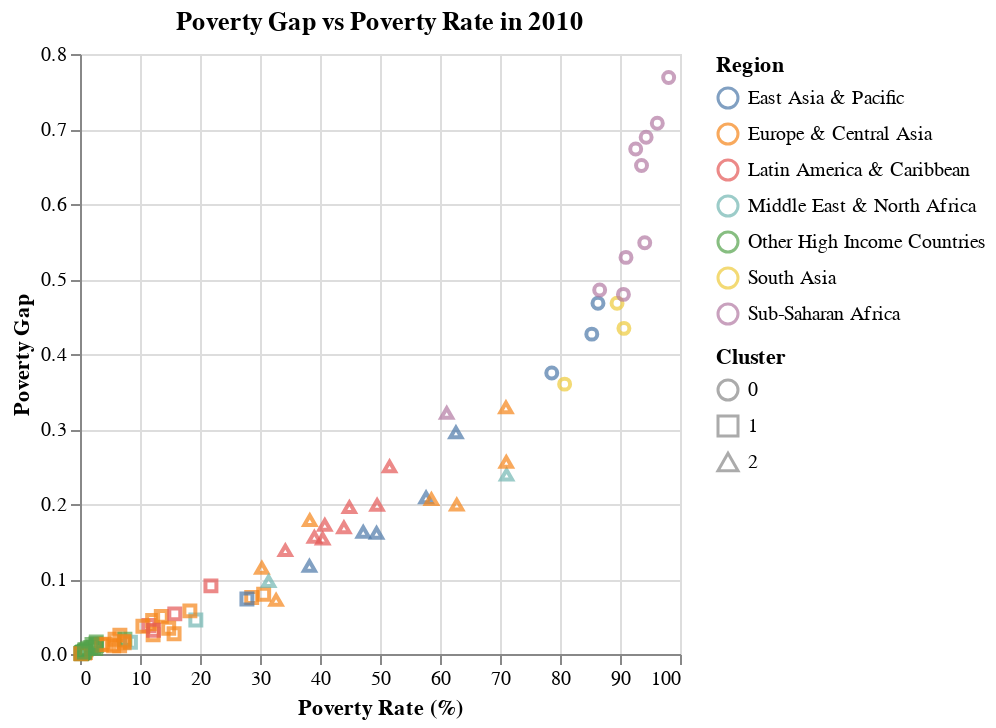

Notebook source saved alongside this figure:
### Code cell
'''Poverty Rates Clustering'''
poverty_rates_data = pd.read_csv('/content/data/poverty_data.csv')
columns = ['country_name', 'reporting_year', 'poverty_line', 'headcount', 'poverty_gap', 'region_name'] #selecting the appropriate columns from the dataset
poverty_rates_data = poverty_rates_data[(poverty_rates_data['reporting_year'] == 2010)] #only using information from the year 2010
poverty_rates_data = poverty_rates_data.filter(items=columns)
poverty_rates_data['poverty_rate_percent'] = poverty_rates_data['headcount'] * 100 #calculating the poverty rate percentage using the headcount column
features = poverty_rates_data[['poverty_gap', 'poverty_rate_percent']]
scaler = StandardScaler()
features_scaled = scaler.fit_transform(features)
kmeans = KMeans(n_clusters=3, random_state=0) #clustering with 3 clusters
clusters = kmeans.fit_predict(features_scaled)

poverty_rates_data['cluster'] = clusters
chart = alt.Chart(poverty_rates_data).mark_point().encode( #creating the graph
    x=alt.X('poverty_rate_percent:Q').title('Poverty Rate (%)'), #the poverty rate percentage is the x axis
    y=alt.Y('poverty_gap:Q').title('Poverty Gap'), #the poverty gap is the y axis
    shape=alt.Shape('cluster:N').title('Cluster'), #make the clusters different shapes
    color=alt.Color('region_name:N').title('Region'), #make the regions different colors
    tooltip=['country_name', 'reporting_year', 'poverty_line', 'poverty_rate_percent']
).properties(
    title='Poverty Gap vs Poverty Rate in 2010' #get the title of the graph
)

chart

### Figure 1 — Vega-Lite specification as saved in the notebook (floating-point values rounded to 4 significant figures)
{"config": {"view": {"continuousWidth": 300, "continuousHeight": 300}}, "data": {"name": "data-2ee8f1857d1e51a590a3ddd3fa0da1ea"}, "mark": {"type": "point"}, "encoding": {"color": {"field": "region_name", "title": "Region", "type": "nominal"}, "shape": {"field": "cluster", "title": "Cluster", "type": "nominal"}, "tooltip": [{"field": "country_name", "type": "nominal"}, {"field": "reporting_year", "type": "quantitative"}, {"field": "poverty_line", "type": "quantitative"}, {"field": "poverty_rate_percent", "type": "quantitative"}], "x": {"field": "poverty_rate_percent", "title": "Poverty Rate (%)", "type": "quantitative"}, "y": {"field": "poverty_gap", "title": "Poverty Gap", "type": "quantitative"}}, "title": "Poverty Gap vs Poverty Rate in 2010", "$schema": "https://vega.github.io/schema/vega-lite/v5.20.1.json", "datasets": {"data-2ee8f1857d1e51a590a3ddd3fa0da1ea": [{"country_name": "Argentina", "reporting_year": 2010, "poverty_line": 6.9, "headcount": 0.1149, "poverty_gap": 0.03801, "region_name": "Latin America & Caribbean", "poverty_rate_percent": 11.49, "cluster": 1}, {"country_name": "Armenia", "reporting_year": 2010, "poverty_line": 6.9, "headcount": 0.6279, "poverty_gap": 0.1989, "region_name": "Europe & Central Asia", "poverty_rate_percent": 62.79, "cluster": 2}, {"country_name": "Australia", "reporting_year": 2010, "poverty_line": 6.9, "headcount": 0.01008, "poverty_gap": 0.005528, "region_name": "Other High Income Countries", "poverty_rate_percent": 1.008, "cluster": 1}, {"country_name": "Austria", "reporting_year": 2010, "poverty_line": 6.9, "headcount": 0.00814, "poverty_gap": 0.005667, "region_name": "Other High Income Countries", "poverty_rate_percent": 0.814, "cluster": 1}, {"country_name": "Belgium", "reporting_year": 2010, "poverty_line": 6.9, "headcount": 0.00469, "poverty_gap": 0.002311, "region_name": "Other High Income Countries", "poverty_rate_percent": 0.469, "cluster": 1}, {"country_name": "Bangladesh", "reporting_year": 2010, "poverty_line": 6.9, "headcount": 0.8951, "poverty_gap": 0.4677, "region_name": "South Asia", "poverty_rate_percent": 89.51, "cluster": 0}, {"country_name": "Bulgaria", "reporting_year": 2010, "poverty_line": 6.9, "headcount": 0.1355, "poverty_gap": 0.05018, "region_name": "Europe & Central Asia", "poverty_rate_percent": 13.55, "cluster": 1}, {"country_name": "Belarus", "reporting_year": 2010, "poverty_line": 6.9, "headcount": 0.1219, "poverty_gap": 0.0256, "region_name": "Europe & Central Asia", "poverty_rate_percent": 12.19, "cluster": 1}, {"country_name": "Canada", "reporting_year": 2010, "poverty_line": 6.9, "headcount": 0.007217, "poverty_gap": 0.003088, "region_name": "Other High Income Countries", "poverty_rate_percent": 0.7217, "cluster": 1}, {"country_name": "Switzerland", "reporting_year": 2010, "poverty_line": 6.9, "headcount": 0.003807, "poverty_gap": 0.001319, "region_name": "Other High Income Countries", "poverty_rate_percent": 0.3807, "cluster": 1}, {"country_name": "China", "reporting_year": 2010, "poverty_line": 6.9, "headcount": 0.6266, "poverty_gap": 0.2953, "region_name": "East Asia & Pacific", "poverty_rate_percent": 62.66, "cluster": 2}, {"country_name": "China", "reporting_year": 2010, "poverty_line": 6.9, "headcount": 0.8633, "poverty_gap": 0.4677, "region_name": "East Asia & Pacific", "poverty_rate_percent": 86.33, "cluster": 0}, {"country_name": "China", "reporting_year": 2010, "poverty_line": 6.9, "headcount": 0.3824, "poverty_gap": 0.1174, "region_name": "East Asia & Pacific", "poverty_rate_percent": 38.24, "cluster": 2}, {"country_name": "Colombia", "reporting_year": 2010, "poverty_line": 6.9, "headcount": 0.449, "poverty_gap": 0.1955, "region_name": "Latin America & Caribbean", "poverty_rate_percent": 44.9, "cluster": 2}, {"country_name": "Costa Rica", "reporting_year": 2010, "poverty_line": 6.9, "headcount": 0.158, "poverty_gap": 0.05352, "region_name": "Latin America & Caribbean", "poverty_rate_percent": 15.8, "cluster": 1}, {"country_name": "Cyprus", "reporting_year": 2010, "poverty_line": 6.9, "headcount": 0.002074, "poverty_gap": 0.000812, "region_name": "Other High Income Countries", "poverty_rate_percent": 0.2074, "cluster": 1}, {"country_name": "Czechia", "reporting_year": 2010, "poverty_line": 6.9, "headcount": 0.008963, "poverty_gap": 0.002067, "region_name": "Europe & Central Asia", "poverty_rate_percent": 0.8963, "cluster": 1}, {"country_name": "Germany", "reporting_year": 2010, "poverty_line": 6.9, "headcount": 0.002461, "poverty_gap": 0.00145, "region_name": "Other High Income Countries", "poverty_rate_percent": 0.2461, "cluster": 1}, {"country_name": "Denmark", "reporting_year": 2010, "poverty_line": 6.9, "headcount": 0.002381, "poverty_gap": 0.001049, "region_name": "Other High Income Countries", "poverty_rate_percent": 0.2381, "cluster": 1}, {"country_name": "Dominican Republic", "reporting_year": 2010, "poverty_line": 6.9, "headcount": 0.4398, "poverty_gap": 0.1685, "region_name": "Latin America & Caribbean", "poverty_rate_percent": 43.98, "cluster": 2}, {"country_name": "Ecuador", "reporting_year": 2010, "poverty_line": 6.9, "headcount": 0.3906, "poverty_gap": 0.1559, "region_name": "Latin America & Caribbean", "poverty_rate_percent": 39.06, "cluster": 2}, {"country_name": "Egypt, Arab Rep.", "reporting_year": 2010, "poverty_line": 6.9, "headcount": 0.711, "poverty_gap": 0.2389, "region_name": "Middle East & North Africa", "poverty_rate_percent": 71.1, "cluster": 2}, {"country_name": "Spain", "reporting_year": 2010, "poverty_line": 6.9, "headcount": 0.02741, "poverty_gap": 0.01132, "region_name": "Other High Income Countries", "poverty_rate_percent": 2.741, "cluster": 1}, {"country_name": "Estonia", "reporting_year": 2010, "poverty_line": 6.9, "headcount": 0.0584, "poverty_gap": 0.01978, "region_name": "Europe & Central Asia", "poverty_rate_percent": 5.84, "cluster": 1}, {"country_name": "Ethiopia", "reporting_year": 2010, "poverty_line": 6.9, "headcount": 0.9412, "poverty_gap": 0.5484, "region_name": "Sub-Saharan Africa", "poverty_rate_percent": 94.12, "cluster": 0}, {"country_name": "Finland", "reporting_year": 2010, "poverty_line": 6.9, "headcount": 0.001629, "poverty_gap": 0.0007022, "region_name": "Other High Income Countries", "poverty_rate_percent": 0.1629, "cluster": 1}, {"country_name": "France", "reporting_year": 2010, "poverty_line": 6.9, "headcount": 0.003352, "poverty_gap": 0.001454, "region_name": "Other High Income Countries", "poverty_rate_percent": 0.3352, "cluster": 1}, {"country_name": "United Kingdom", "reporting_year": 2010, "poverty_line": 6.9, "headcount": 0.007405, "poverty_gap": 0.004088, "region_name": "Other High Income Countries", "poverty_rate_percent": 0.7405, "cluster": 1}, {"country_name": "Georgia", "reporting_year": 2010, "poverty_line": 6.9, "headcount": 0.7099, "poverty_gap": 0.3287, "region_name": "Europe & Central Asia", "poverty_rate_percent": 70.99, "cluster": 2}, {"country_name": "Gambia, The", "reporting_year": 2010, "poverty_line": 6.9, "headcount": 0.8661, "poverty_gap": 0.4854, "region_name": "Sub-Saharan Africa", "poverty_rate_percent": 86.61, "cluster": 0}, {"country_name": "Guinea-Bissau", "reporting_year": 2010, "poverty_line": 6.9, "headcount": 0.9436, "poverty_gap": 0.689, "region_name": "Sub-Saharan Africa", "poverty_rate_percent": 94.36, "cluster": 0}, {"country_name": "Greece", "reporting_year": 2010, "poverty_line": 6.9, "headcount": 0.02659, "poverty_gap": 0.01356, "region_name": "Other High Income Countries", "poverty_rate_percent": 2.659, "cluster": 1}, {"country_name": "Honduras", "reporting_year": 2010, "poverty_line": 6.9, "headcount": 0.5159, "poverty_gap": 0.2502, "region_name": "Latin America & Caribbean", "poverty_rate_percent": 51.59, "cluster": 2}, {"country_name": "Croatia", "reporting_year": 2010, "poverty_line": 6.9, "headcount": 0.007652, "poverty_gap": 0.001356, "region_name": "Europe & Central Asia", "poverty_rate_percent": 0.7652, "cluster": 1}, {"country_name": "Croatia", "reporting_year": 2010, "poverty_line": 6.9, "headcount": 0.06646, "poverty_gap": 0.02507, "region_name": "Europe & Central Asia", "poverty_rate_percent": 6.646, "cluster": 1}, {"country_name": "Hungary", "reporting_year": 2010, "poverty_line": 6.9, "headcount": 0.05608, "poverty_gap": 0.01081, "region_name": "Europe & Central Asia", "poverty_rate_percent": 5.608, "cluster": 1}, {"country_name": "Indonesia", "reporting_year": 2010, "poverty_line": 6.9, "headcount": 0.853, "poverty_gap": 0.4265, "region_name": "East Asia & Pacific", "poverty_rate_percent": 85.3, "cluster": 0}, {"country_name": "Ireland", "reporting_year": 2010, "poverty_line": 6.9, "headcount": 0.01802, "poverty_gap": 0.008857, "region_name": "Other High Income Countries", "poverty_rate_percent": 1.802, "cluster": 1}, {"country_name": "Iceland", "reporting_year": 2010, "poverty_line": 6.9, "headcount": 0.004509, "poverty_gap": 0.002025, "region_name": "Other High Income Countries", "poverty_rate_percent": 0.4509, "cluster": 1}, {"country_name": "Israel", "reporting_year": 2010, "poverty_line": 6.9, "headcount": 0.07484, "poverty_gap": 0.01957, "region_name": "Other High Income Countries", "poverty_rate_percent": 7.484, "cluster": 1}, {"country_name": "Italy", "reporting_year": 2010, "poverty_line": 6.9, "headcount": 0.02712, "poverty_gap": 0.01605, "region_name": "Other High Income Countries", "poverty_rate_percent": 2.712, "cluster": 1}, {"country_name": "Jordan", "reporting_year": 2010, "poverty_line": 6.9, "headcount": 0.08402, "poverty_gap": 0.01562, "region_name": "Middle East & North Africa", "poverty_rate_percent": 8.402, "cluster": 1}, {"country_name": "Japan", "reporting_year": 2010, "poverty_line": 6.9, "headcount": 0.00483, "poverty_gap": 0.002194, "region_name": "Other High Income Countries", "poverty_rate_percent": 0.483, "cluster": 1}, {"country_name": "Kazakhstan", "reporting_year": 2010, "poverty_line": 6.9, "headcount": 0.3268, "poverty_gap": 0.07213, "region_name": "Europe & Central Asia", "poverty_rate_percent": 32.68, "cluster": 2}, {"country_name": "Kyrgyz Republic", "reporting_year": 2010, "poverty_line": 6.9, "headcount": 0.7105, "poverty_gap": 0.2559, "region_name": "Europe & Central Asia", "poverty_rate_percent": 71.05, "cluster": 2}, {"country_name": "Korea, Rep.", "reporting_year": 2010, "poverty_line": 6.9, "headcount": 0.0223, "poverty_gap": 0.009046, "region_name": "Other High Income Countries", "poverty_rate_percent": 2.23, "cluster": 1}, {"country_name": "Lithuania", "reporting_year": 2010, "poverty_line": 6.9, "headcount": 0.1049, "poverty_gap": 0.03712, "region_name": "Europe & Central Asia", "poverty_rate_percent": 10.49, "cluster": 1}, {"country_name": "Luxembourg", "reporting_year": 2010, "poverty_line": 6.9, "headcount": 0.002555, "poverty_gap": 0.0004617, "region_name": "Other High Income Countries", "poverty_rate_percent": 0.2555, "cluster": 1}, {"country_name": "Latvia", "reporting_year": 2010, "poverty_line": 6.9, "headcount": 0.1211, "poverty_gap": 0.04484, "region_name": "Europe & Central Asia", "poverty_rate_percent": 12.11, "cluster": 1}, {"country_name": "Moldova", "reporting_year": 2010, "poverty_line": 6.9, "headcount": 0.3061, "poverty_gap": 0.07954, "region_name": "Europe & Central Asia", "poverty_rate_percent": 30.61, "cluster": 1}, {"country_name": "Madagascar", "reporting_year": 2010, "poverty_line": 6.9, "headcount": 0.9811, "poverty_gap": 0.7687, "region_name": "Sub-Saharan Africa", "poverty_rate_percent": 98.11, "cluster": 0}, {"country_name": "Mexico", "reporting_year": 2010, "poverty_line": 6.9, "headcount": 0.4045, "poverty_gap": 0.1537, "region_name": "Latin America & Caribbean", "poverty_rate_percent": 40.45, "cluster": 2}, {"country_name": "North Macedonia", "reporting_year": 2010, "poverty_line": 6.9, "headcount": 0.383, "poverty_gap": 0.1782, "region_name": "Europe & Central Asia", "poverty_rate_percent": 38.3, "cluster": 2}, {"country_name": "Malta", "reporting_year": 2010, "poverty_line": 6.9, "headcount": 0.004631, "poverty_gap": 0.002762, "region_name": "Other High Income Countries", "poverty_rate_percent": 0.4631, "cluster": 1}, {"country_name": "Montenegro", "reporting_year": 2010, "poverty_line": 6.9, "headcount": 0.06605, "poverty_gap": 0.01097, "region_name": "Europe & Central Asia", "poverty_rate_percent": 6.605, "cluster": 1}, {"country_name": "Mongolia", "reporting_year": 2010, "poverty_line": 6.9, "headcount": 0.4943, "poverty_gap": 0.1612, "region_name": "East Asia & Pacific", "poverty_rate_percent": 49.43, "cluster": 2}, {"country_name": "Malawi", "reporting_year": 2010, "poverty_line": 6.9, "headcount": 0.9622, "poverty_gap": 0.7076, "region_name": "Sub-Saharan Africa", "poverty_rate_percent": 96.22, "cluster": 0}, {"country_name": "Nigeria", "reporting_year": 2010, "poverty_line": 6.9, "headcount": 0.91, "poverty_gap": 0.5288, "region_name": "Sub-Saharan Africa", "poverty_rate_percent": 91.0, "cluster": 0}, {"country_name": "Netherlands", "reporting_year": 2010, "poverty_line": 6.9, "headcount": 0.00189, "poverty_gap": 0.0009668, "region_name": "Other High Income Countries", "poverty_rate_percent": 0.189, "cluster": 1}, {"country_name": "Norway", "reporting_year": 2010, "poverty_line": 6.9, "headcount": 0.003864, "poverty_gap": 0.001837, "region_name": "Other High Income Countries", "poverty_rate_percent": 0.3864, "cluster": 1}, {"country_name": "Nepal", "reporting_year": 2010, "poverty_line": 6.9, "headcount": 0.8077, "poverty_gap": 0.3598, "region_name": "South Asia", "poverty_rate_percent": 80.77, "cluster": 0}, {"country_name": "Pakistan", "reporting_year": 2010, "poverty_line": 6.9, "headcount": 0.9065, "poverty_gap": 0.4342, "region_name": "South Asia", "poverty_rate_percent": 90.65, "cluster": 0}, {"country_name": "Panama", "reporting_year": 2010, "poverty_line": 6.9, "headcount": 0.2182, "poverty_gap": 0.09081, "region_name": "Latin America & Caribbean", "poverty_rate_percent": 21.82, "cluster": 1}, {"country_name": "Peru", "reporting_year": 2010, "poverty_line": 6.9, "headcount": 0.408, "poverty_gap": 0.1719, "region_name": "Latin America & Caribbean", "poverty_rate_percent": 40.8, "cluster": 2}, {"country_name": "Poland", "reporting_year": 2010, "poverty_line": 6.9, "headcount": 0.07364, "poverty_gap": 0.01489, "region_name": "Europe & Central Asia", "poverty_rate_percent": 7.364, "cluster": 1}, {"country_name": "Poland", "reporting_year": 2010, "poverty_line": 6.9, "headcount": 0.04192, "poverty_gap": 0.01291, "region_name": "Europe & Central Asia", "poverty_rate_percent": 4.192, "cluster": 1}, {"country_name": "Portugal", "reporting_year": 2010, "poverty_line": 6.9, "headcount": 0.02627, "poverty_gap": 0.007461, "region_name": "Other High Income Countries", "poverty_rate_percent": 2.627, "cluster": 1}, {"country_name": "Paraguay", "reporting_year": 2010, "poverty_line": 6.9, "headcount": 0.3422, "poverty_gap": 0.1382, "region_name": "Latin America & Caribbean", "poverty_rate_percent": 34.22, "cluster": 2}, {"country_name": "West Bank and Gaza", "reporting_year": 2010, "poverty_line": 6.9, "headcount": 0.193, "poverty_gap": 0.04529, "region_name": "Middle East & North Africa", "poverty_rate_percent": 19.3, "cluster": 1}, {"country_name": "Romania", "reporting_year": 2010, "poverty_line": 6.9, "headcount": 0.2862, "poverty_gap": 0.07533, "region_name": "Europe & Central Asia", "poverty_rate_percent": 28.62, "cluster": 1}, {"country_name": "Romania", "reporting_year": 2010, "poverty_line": 6.9, "headcount": 0.3031, "poverty_gap": 0.1145, "region_name": "Europe & Central Asia", "poverty_rate_percent": 30.31, "cluster": 2}, {"country_name": "Russian Federation", "reporting_year": 2010, "poverty_line": 6.9, "headcount": 0.07307, "poverty_gap": 0.01683, "region_name": "Europe & Central Asia", "poverty_rate_percent": 7.307, "cluster": 1}, {"country_name": "Rwanda", "reporting_year": 2010, "poverty_line": 6.9, "headcount": 0.9359, "poverty_gap": 0.6512, "region_name": "Sub-Saharan Africa", "poverty_rate_percent": 93.59, "cluster": 0}, {"country_name": "El Salvador", "reporting_year": 2010, "poverty_line": 6.9, "headcount": 0.4952, "poverty_gap": 0.1986, "region_name": "Latin America & Caribbean", "poverty_rate_percent": 49.52, "cluster": 2}, {"country_name": "Serbia", "reporting_year": 2010, "poverty_line": 6.9, "headcount": 0.1478, "poverty_gap": 0.03432, "region_name": "Europe & Central Asia", "poverty_rate_percent": 14.78, "cluster": 1}, {"country_name": "Sao Tome and Principe", "reporting_year": 2010, "poverty_line": 6.9, "headcount": 0.9057, "poverty_gap": 0.4795, "region_name": "Sub-Saharan Africa", "poverty_rate_percent": 90.57, "cluster": 0}, {"country_name": "Slovak Republic", "reporting_year": 2010, "poverty_line": 6.9, "headcount": 0.03547, "poverty_gap": 0.01243, "region_name": "Europe & Central Asia", "poverty_rate_percent": 3.547, "cluster": 1}, {"country_name": "Slovenia", "reporting_year": 2010, "poverty_line": 6.9, "headcount": 0.001282, "poverty_gap": 0.0002664, "region_name": "Europe & Central Asia", "poverty_rate_percent": 0.1282, "cluster": 1}, {"country_name": "Sweden", "reporting_year": 2010, "poverty_line": 6.9, "headcount": 0.01317, "poverty_gap": 0.007638, "region_name": "Other High Income Countries", "poverty_rate_percent": 1.317, "cluster": 1}, {"country_name": "Thailand", "reporting_year": 2010, "poverty_line": 6.9, "headcount": 0.2782, "poverty_gap": 0.07337, "region_name": "East Asia & Pacific", "poverty_rate_percent": 27.82, "cluster": 1}, {"country_name": "Tunisia", "reporting_year": 2010, "poverty_line": 6.9, "headcount": 0.3144, "poverty_gap": 0.09706, "region_name": "Middle East & North Africa", "poverty_rate_percent": 31.44, "cluster": 2}, {"country_name": "Turkiye", "reporting_year": 2010, "poverty_line": 6.9, "headcount": 0.1831, "poverty_gap": 0.05753, "region_name": "Europe & Central Asia", "poverty_rate_percent": 18.31, "cluster": 1}, {"country_name": "Tuvalu", "reporting_year": 2010, "poverty_line": 6.9, "headcount": 0.5768, "poverty_gap": 0.2085, "region_name": "East Asia & Pacific", "poverty_rate_percent": 57.68, "cluster": 2}, {"country_name": "Taiwan, China", "reporting_year": 2010, "poverty_line": 6.9, "headcount": 0.007474, "poverty_gap": 0.002658, "region_name": "Other High Income Countries", "poverty_rate_percent": 0.7474, "cluster": 1}, {"country_name": "Ukraine", "reporting_year": 2010, "poverty_line": 6.9, "headcount": 0.1568, "poverty_gap": 0.02705, "region_name": "Europe & Central Asia", "poverty_rate_percent": 15.68, "cluster": 1}, {"country_name": "Uruguay", "reporting_year": 2010, "poverty_line": 6.9, "headcount": 0.1225, "poverty_gap": 0.03154, "region_name": "Latin America & Caribbean", "poverty_rate_percent": 12.25, "cluster": 1}, {"country_name": "United States", "reporting_year": 2010, "poverty_line": 6.9, "headcount": 0.01998, "poverty_gap": 0.01259, "region_name": "Other High Income Countries", "poverty_rate_percent": 1.998, "cluster": 1}, {"country_name": "Viet Nam", "reporting_year": 2010, "poverty_line": 6.9, "headcount": 0.4721, "poverty_gap": 0.1625, "region_name": "East Asia & Pacific", "poverty_rate_percent": 47.21, "cluster": 2}, {"country_name": "Vanuatu", "reporting_year": 2010, "poverty_line": 6.9, "headcount": 0.7863, "poverty_gap": 0.3746, "region_name": "East Asia & Pacific", "poverty_rate_percent": 78.63, "cluster": 0}, {"country_name": "Kosovo", "reporting_year": 2010, "poverty_line": 6.9, "headcount": 0.5857, "poverty_gap": 0.2062, "region_name": "Europe & Central Asia", "poverty_rate_percent": 58.57, "cluster": 2}, {"country_name": "South Africa", "reporting_year": 2010, "poverty_line": 6.9, "headcount": 0.6112, "poverty_gap": 0.3214, "region_name": "Sub-Saharan Africa", "poverty_rate_percent": 61.12, "cluster": 2}, {"country_name": "Zambia", "reporting_year": 2010, "poverty_line": 6.9, "headcount": 0.9262, "poverty_gap": 0.6734, "region_name": "Sub-Saharan Africa", "poverty_rate_percent": 92.62, "cluster": 0}]}}
